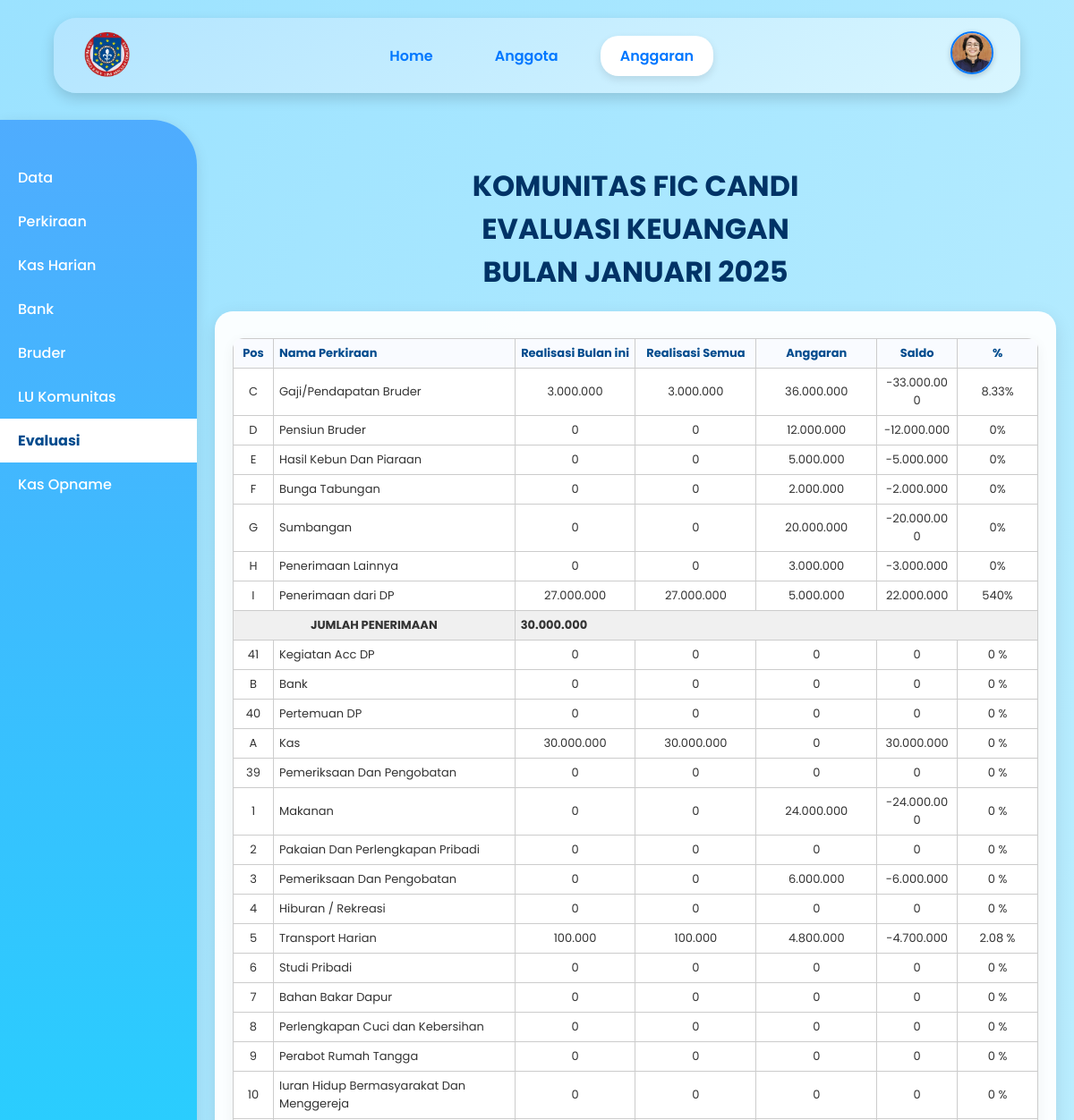
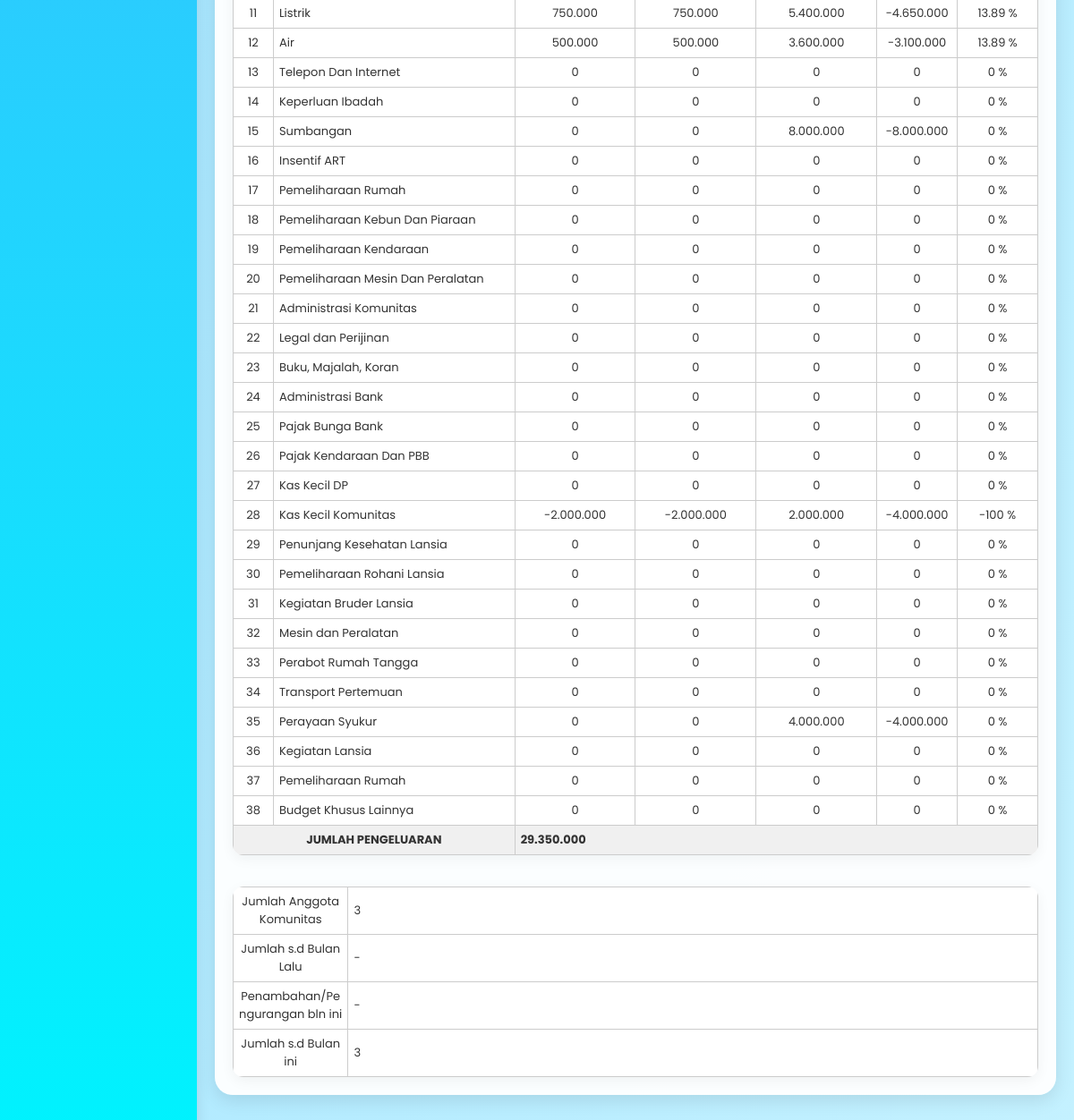
The page /anggaran_eco_evaluasi.php (signed in) on the database as committed earlier (2 pictures, top to bottom).
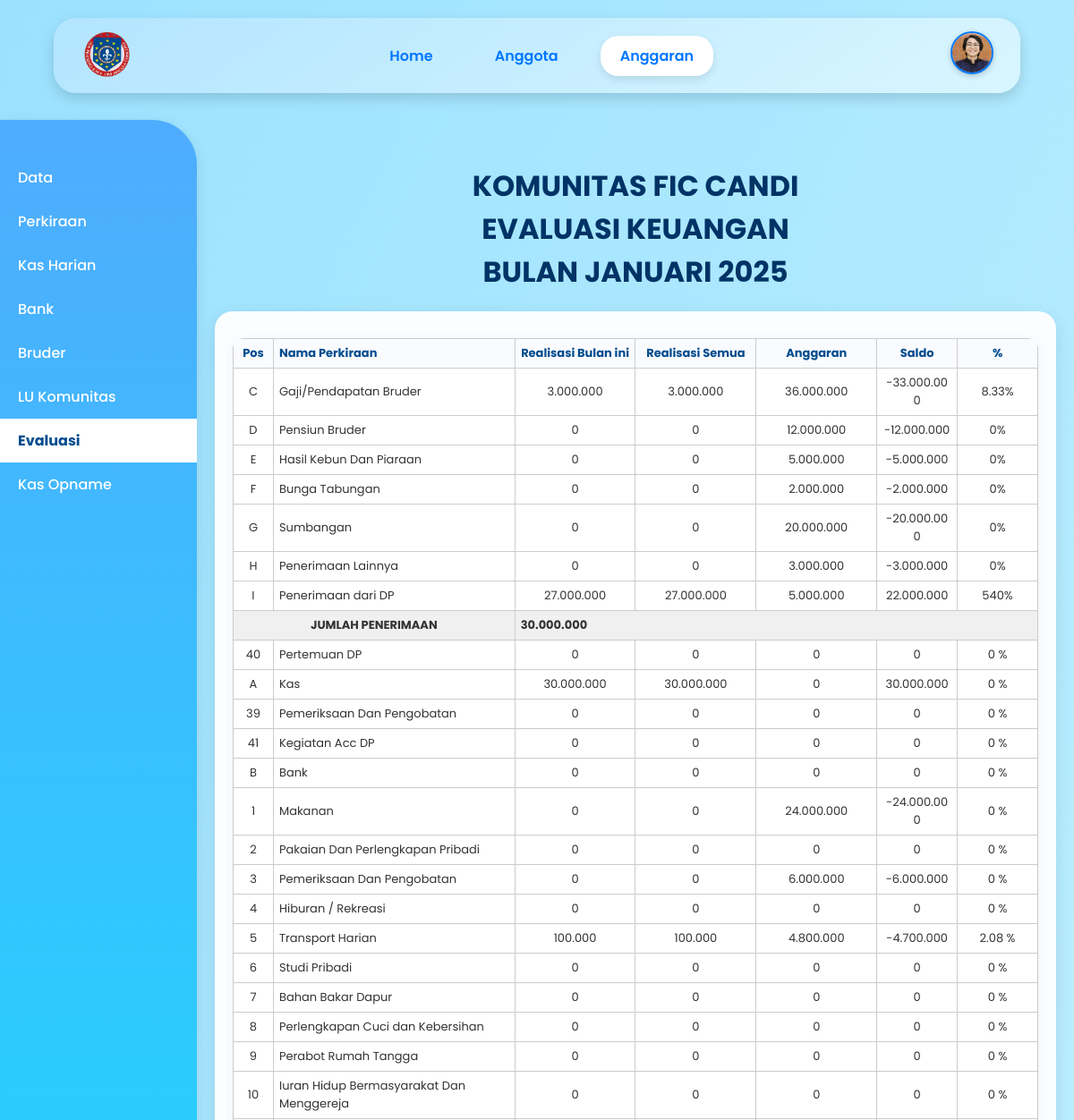
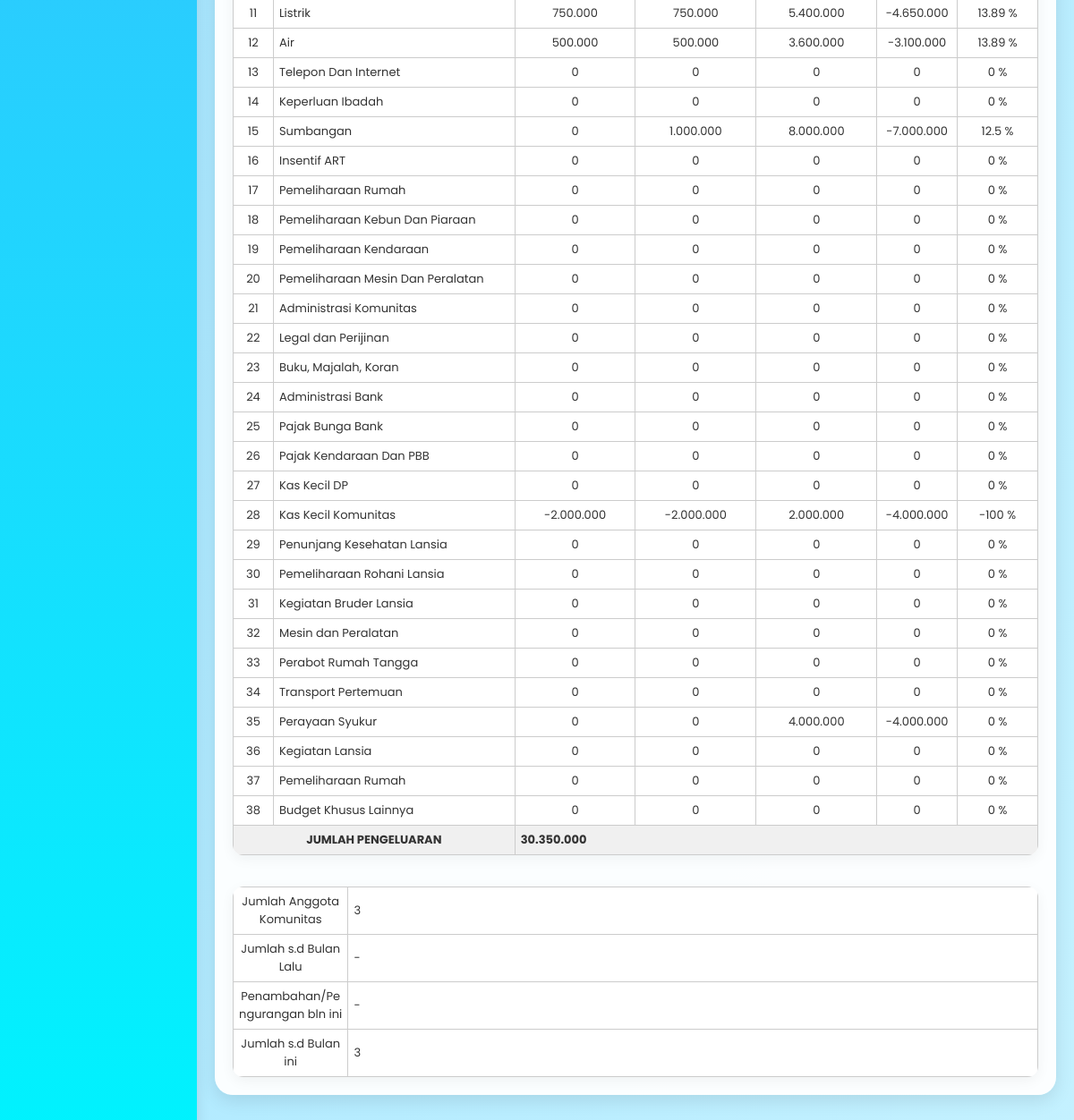
The same page on the database as committed later (2 pictures, top to bottom).
### tables this page shows
CREATE TABLE `2_perkiraan` (
  `ID_pos` varchar(5) NOT NULL,
  `kode` varchar(50) DEFAULT NULL,
  `akun` varchar(100) DEFAULT NULL,
  `posisi` varchar(50) DEFAULT NULL
);

CREATE TABLE `1_data` (
  `id_anggaran` int(11) NOT NULL,
  `nama_pemimpinlokal` varchar(100) NOT NULL,
  `nama_bendaharakomunitas` varchar(100) NOT NULL,
  `nama_kota` enum('Jakarta','Bandung','Yogyakarta','Semarang') NOT NULL,
  `pos_A` decimal(10,2) DEFAULT 0.00,
  `pos_B` decimal(10,2) DEFAULT 0.00,
  `pos_C` decimal(15,2) DEFAULT 0.00,
  `pos_D` decimal(15,2) DEFAULT 0.00,
  `pos_E` decimal(15,2) DEFAULT 0.00,
  `pos_F` decimal(15,2) DEFAULT 0.00,
  `pos_G` decimal(15,2) DEFAULT 0.00,
  `pos_H` decimal(15,2) DEFAULT 0.00,
  `pos_I` decimal(15,2) DEFAULT 0.00,
  `pos_1` decimal(15,2) DEFAULT 0.00,
  `pos_2` decimal(15,2) DEFAULT 0.00,
  `pos_3` decimal(15,2) DEFAULT 0.00,
  `pos_4` decimal(15,2) DEFAULT 0.00,
  `pos_5` decimal(15,2) DEFAULT 0.00,
  `pos_6` decimal(15,2) DEFAULT 0.00,
  `pos_7` decimal(15,2) DEFAULT 0.00,
  `pos_8` decimal(15,2) DEFAULT 0.00,
  `pos_9` decimal(15,2) DEFAULT 0.00,
  `pos_10` decimal(15,2) DEFAULT 0.00,
  `pos_11` decimal(15,2) DEFAULT 0.00,
  `pos_12` decimal(15,2) DEFAULT 0.00,
  `pos_13` decimal(15,2) DEFAULT 0.00,
  `pos_14` decimal(15,2) DEFAULT 0.00,
  `pos_15` decimal(15,2) DEFAULT 0.00,
  `pos_16` decimal(15,2) DEFAULT 0.00,
  `pos_17` decimal(15,2) DEFAULT 0.00,
  `pos_18` decimal(15,2) DEFAULT 0.00,
  `pos_19` decimal(15,2) DEFAULT 0.00,
  `pos_20` decimal(15,2) DEFAULT 0.00,
  `pos_21` decimal(15,2) DEFAULT 0.00,
  `pos_22` decimal(15,2) DEFAULT 0.00,
  `pos_23` decimal(15,2) DEFAULT 0.00,
  `pos_24` decimal(15,2) DEFAULT 0.00,
  `pos_25` decimal(15,2) DEFAULT 0.00,
  `pos_26` decimal(15,2) DEFAULT 0.00,
  `pos_27` decimal(15,2) DEFAULT 0.00,
  `pos_28` decimal(15,2) DEFAULT 0.00,
  `pos_29` decimal(15,2) DEFAULT 0.00,
  `pos_30` decimal(15,2) DEFAULT 0.00,
  `pos_31` decimal(15,2) DEFAULT 0.00,
  `pos_32` decimal(15,2) DEFAULT 0.00,
  `pos_33` decimal(15,2) DEFAULT 0.00,
  `pos_34` decimal(15,2) DEFAULT 0.00,
  `pos_35` decimal(15,2) DEFAULT 0.00,
  `pos_36` decimal(15,2) DEFAULT 0.00,
  `pos_37` decimal(15,2) DEFAULT 0.00,
  `pos_38` decimal(15,2) DEFAULT 0.00,
  `jumlah_penerimaan` decimal(15,2) DEFAULT 0.00,
  `jumlah_beban` decimal(15,2) DEFAULT 0.00
);

### anggaran_eco_evaluasi.php (the view, shortened to what the changed rows need)
<?php
try {
    $pdo = new PDO("mysql:host=localhost;dbname=ibd_kelompok6_brd", "root", "");
    $pdo->setAttribute(PDO::ATTR_ERRMODE, PDO::ERRMODE_EXCEPTION);
} catch (PDOException $e) {
    die("Koneksi atau query gagal: " . $e->getMessage());
}
?>
<!DOCTYPE html>
<html lang="id">
<head>
</head>
<body>
    <div class="container">
        <div class="main">
            <main>
                <h1>KOMUNITAS FIC CANDI<br>EVALUASI KEUANGAN<br>BULAN JANUARI 2025</h1>
                <div class="card">
<?php
    $id_anggaran = 1;
    $bulan = 1;
    $tahun = 2025;
    $anggaranStmt = $pdo->prepare("SELECT * FROM 1_data WHERE id_anggaran = ?");
    $anggaranStmt->execute([$id_anggaran]);
    $anggaran = $anggaranStmt->fetch(PDO::FETCH_ASSOC);
    $stmt = $pdo->prepare("
        SELECT p.ID_pos, p.akun,
               COALESCE(SUM(CASE WHEN MONTH(lu.tgl_transaksi)=? AND YEAR(lu.tgl_transaksi)=? THEN lu.nominal_pemasukan - lu.nominal_pengeluaran END),0) AS realisasi_bulan,
               COALESCE(SUM(lu.nominal_pemasukan - lu.nominal_pengeluaran),0) AS realisasi_total
        FROM 2_perkiraan p
        LEFT JOIN 6_lu_komunitas lu ON p.ID_pos = lu.id_pos
        GROUP BY p.ID_pos, p.akun
        ORDER BY FIELD(p.ID_pos,'C','D','E','F','G','H','I',
                                  '1','2','3','4','5','6','7','8','9','10',
                                  '11','12','13','14','15','16','17','18','19','20',
                                  '21','22','23','24','25','26','27','28','29','30',
                                  '31','32','33','34','35','36','37','38')
    ");
    $stmt->execute([$bulan,$tahun]);
    $rows = $stmt->fetchAll(PDO::FETCH_ASSOC);
    function getAnggaran($id, $anggaran) {
        $col = "pos_".$id;
        return isset($anggaran[$col]) ? $anggaran[$col] : 0;
    }
    $penerimaan = array_filter($rows, fn($r) => in_array($r['ID_pos'], ['C','D','E','F','G','H','I']));
    $pengeluaran = array_filter($rows, fn($r) => !in_array($r['ID_pos'], ['C','D','E','F','G','H','I']));
    $total_penerimaan = $total_pengeluaran = 0;
?>
<table>
  <tr>
    <th>Pos</th>
    <th>Nama Perkiraan</th>
    <th>Realisasi Bulan ini</th>
    <th>Realisasi Semua</th>
    <th>Anggaran</th>
    <th>Saldo</th>
    <th>%</th>
  </tr>
  <?php foreach($penerimaan as $r):
        $id = $r['ID_pos'];
        $realisasi_bulan = $r['realisasi_bulan'];
        $realisasi_total = $r['realisasi_total'];
        $ang = getAnggaran($id, $anggaran);
        $saldo = $realisasi_total - $ang;
        $persen = $ang > 0 ? round(($realisasi_total / $ang) * 100,2) : 0;
  ?>
  <tr>
    <td><?= $id ?></td>
    <td style="text-align:left;"><?= $r['akun'] ?></td>
    <td><?= number_format($realisasi_bulan,0,',','.') ?></td>
    <td><?= number_format($realisasi_total,0,',','.') ?></td>
    <td><?= number_format($ang,0,',','.') ?></td>
    <td><?= number_format($saldo,0,',','.') ?></td>
    <td><?= $persen ?>%</td>
  </tr>
  <?php endforeach; ?>
  <?php foreach($pengeluaran as $r):
        $id = $r['ID_pos'];
        $realisasi_bulan = $r['realisasi_bulan'];
        $realisasi_total = $r['realisasi_total'];
        $ang = getAnggaran($id, $anggaran);
        $saldo = $realisasi_total - $ang;
        $persen = $ang > 0 ? round(($realisasi_total / $ang) * 100,2) : 0;
        $total_pengeluaran += $realisasi_total;
  ?>
  <tr>
    <td><?= $id ?></td>
    <td style="text-align:left;"><?= $r['akun'] ?></td>
    <td><?= number_format($realisasi_bulan,0,',','.') ?></td>
    <td><?= number_format($realisasi_total,0,',','.') ?></td>
    <td><?= number_format($ang,0,',','.') ?></td>
    <td><?= number_format($saldo,0,',','.') ?></td>
    <td><?= $persen ?> %</td>
  </tr>
  <?php endforeach; ?>
  <tr style="font-weight:bold; background:#f0f0f0;">
    <td colspan="2">JUMLAH PENGELUARAN</td>
    <td colspan="5"><?= number_format($total_pengeluaran,0,',','.') ?></td>
  </tr>
</table>
<br>
</div>
                </div>
        </div>
</body>
</html>

Rows that differ between the two databases and show on the page:
shown differently, row unchanged: 2_perkiraan "Kegiatan Acc DP": moves down the list
changed 2_perkiraan "Bank": moves down the list
computed for 2_perkiraan id 15: realisasi_total "0" → "1.000.000"; saldo "-8.000.000" → "-7.000.000"; persen "0" → "12.5"
Other text that changed with them:
$total_pengeluaran: "29.350.000" → "30.350.000"
